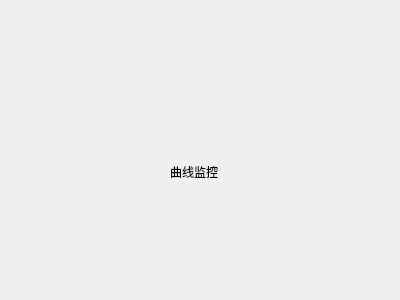
<?xml version="1.0" encoding="UTF-8"?>
<ui version="4.0">
 <class>LineGraph</class>
 <widget class="QWidget" name="LineGraph">
  <property name="geometry">
   <rect>
    <x>0</x>
    <y>0</y>
    <width>400</width>
    <height>300</height>
   </rect>
  </property>
  <property name="windowTitle">
   <string>Form</string>
  </property>
  <widget class="QLabel" name="label1">
   <property name="geometry">
    <rect>
     <x>170</x>
     <y>160</y>
     <width>108</width>
     <height>24</height>
    </rect>
   </property>
   <property name="text">
    <string>曲线监控</string>
   </property>
  </widget>
 </widget>
 <resources/>
 <connections/>
</ui>
